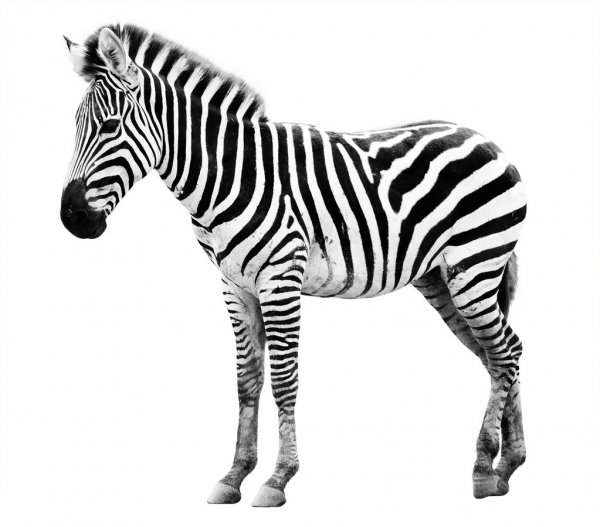
#> input picture images/zebra.jpg, 600 x 527 px
$ python 11_image_cropping.py
#> lines starting #> are read from the running program, lines starting #| are printed output that depends on the picture
'''
There's no special function in OpenCV for cropping.
We use Numpy slicing to crop the image
'''

from __future__ import print_function
import cv2
import numpy as np

#load image
image_path = "images/zebra.jpg"
image = cv2.imread(image_path)
#> image is the input picture: shape (527, 600, 3); mean B, G, R 214.4, 214.4, 214.4
cv2.imshow("Original Image",image)

#crop the image to get only the face
croppedImage = image[0:250,0:200]
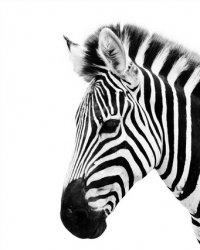
#> croppedImage: shape (250, 200, 3); min 0, max 255, mean 194.7
cv2.imshow("Cropped Image", croppedImage)
cv2.waitKey(0)
